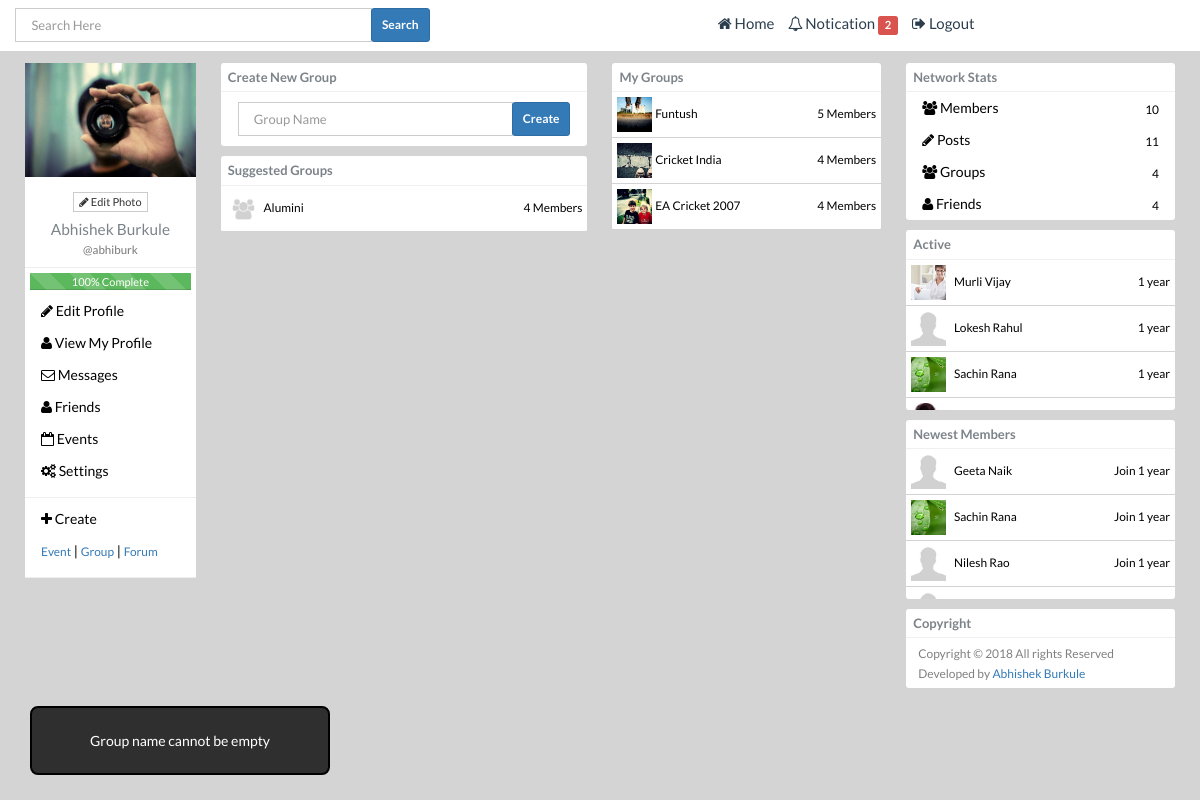
Screenshot of /creategroup.php?empty=groupname (signed in) with the database file from the repository.
### tables this page shows
CREATE TABLE `users` (
  `userID` int(12) NOT NULL,
  `firstName` varchar(256) NOT NULL,
  `lastName` varchar(256) NOT NULL,
  `webName` varchar(256) DEFAULT NULL,
  `userImg` varchar(256) DEFAULT NULL,
  `userEmail` varchar(256) NOT NULL,
  `emailPrivacy` varchar(12) NOT NULL DEFAULT 'Only Me',
  `birthday` date NOT NULL,
  `gender` varchar(256) NOT NULL,
  `userPhone` varchar(12) DEFAULT NULL,
  `phonePrivacy` varchar(12) NOT NULL DEFAULT 'Only Me',
  `userPass` varchar(256) NOT NULL,
  `tempPassword` int(12) NOT NULL DEFAULT '1',
  `verificationCode` varchar(256) DEFAULT NULL,
  `createTime` varchar(256) NOT NULL,
  `updateTime` varchar(256) DEFAULT NULL
);

CREATE TABLE `user_groups` (
  `groupID` int(12) NOT NULL,
  `groupName` varchar(256) NOT NULL,
  `userID` varchar(12) NOT NULL,
  `groupImg` varchar(256) DEFAULT NULL,
  `privacy` varchar(256) NOT NULL DEFAULT 'Private',
  `approval` varchar(256) NOT NULL DEFAULT 'admin',
  `updateTime` int(12) DEFAULT NULL,
  `createTime` int(12) NOT NULL
);

CREATE TABLE `group_members` (
  `gmID` int(12) NOT NULL,
  `groupID` int(12) NOT NULL,
  `memberID` int(12) NOT NULL,
  `addedBy` int(12) NOT NULL,
  `addTime` int(12) NOT NULL
);

CREATE TABLE `user_active` (
  `u_activeID` int(12) NOT NULL,
  `userID` int(12) NOT NULL,
  `activeTime` varchar(256) NOT NULL
);

### config.php (called while the page is built, shortened)
<?php
$host = 'localhost';
$username = 'root';
$password = '';
$database = 'alumini';
$dbconfig = mysqli_connect($host,$username,$password,$database);
$name="CONCAT(firstName,' ',lastName) AS name";
$userid = isset($_SESSION['userid']) ? $_SESSION['userid'] : '';
$sql_user=mysqli_query($dbconfig,"SELECT *,$name
FROM users AS u LEFT JOIN users_edu USING (userID) LEFT JOIN user_workplace USING (userID) LEFT JOIN user_social_con USING (userID)
WHERE u.userID='".$userid."'") or die(mysqli_error());
$user=mysqli_fetch_assoc($sql_user);
?>

### creategroup.php (the view, shortened to what this page needs)
<?php include 'config.php'; ?>
<!DOCTYPE html>
<html>
<head>
<link href="assets/css/bootstrap.css" rel='stylesheet' type='text/css' />
<link href="assets/css/style.css" rel="stylesheet" type="text/css" media="all" />
<?php include 'includes/stylesheets.php'; ?>
</head>
<body>
<?php include 'includes/header.php'; ?>
<div class="container">
	<div class="total-info">
	<?php include 'includes/left_panel.php'; ?>
    <div class="col-md-4 grid_2">
        <div class="white-area"><h5>Create New Group</h5></div>
        <div class="hire-me">
            <ul class="cute">
              <li>
                <form action="addmembers.php" method="get">
                    <span class="inline-display">
                    <input type="text" name="gname" class="form-control-search" placeholder="Group Name" />
                    <input type="submit" class="btn btn-primary btn-sm search_btn" value="Create" />
                    </span>
                </form>
        	  </li>
            </ul>
        </div><div class="div-title"></div>
        <div class="white-area"><h5>Suggested Groups </h5></div>
        <div class="profile_container">
            <ul class="listing">
            <?php
			$sql=mysqli_query($dbconfig,"SELECT * FROM  user_groups WHERE NOT EXISTS (SELECT * FROM group_members
			WHERE group_members.groupID=user_groups.groupID AND memberID='".$userid."')  ");
			$count=mysqli_num_rows($sql);
			$count = isset($count) ? htmlentities($count) : '';
			if($count==''){echo '<h5 class="invite1 grey1">No Groups Available</h5>';}else{
			while($row=mysqli_fetch_assoc($sql)){
					$sql_count=mysqli_query($dbconfig,"SELECT memberID FROM group_members WHERE groupID='".$row['groupID']."'");
					$count_members=mysqli_num_rows($sql_count);
					$count_members = isset($count_members) ? htmlentities($count_members) : '';
			?>
              <a href="group/<?php echo $row['groupID']; ?>">
                  <li class="subitem_grey" style="padding:5px; ">
                        <img src="<?php if($row['groupImg']==''){echo 'images/group.jpg';}else {
                        echo 'uploads/'.$row['groupImg']; } ?>" alt="User Avatar" class="recent_chat">
                      <small class="">
                        <?php echo $row['groupName']; ?>
                      </small>
                      <small id="right_btn">
                        <?php echo $count_members; ?> Members
                      </small>
                  </li>
              </a>
             <?php } }?>
             </ul>
        </div>
    </div>
    <div class="col-md-3 grid_2">
        <div class="white-area"><h5>My Groups</h5></div>
        <div class="profile_container">
            <ul class="listing">
            <?php
			$sql_group=mysqli_query($dbconfig,"SELECT * FROM user_groups LEFT JOIN group_members USING (groupID)
			WHERE memberID='".$userid."' ");
			$check_groups=mysqli_num_rows($sql_group);
			$check_groups = isset($check_groups) ? $check_groups : '';
			if($check_groups==0){echo '<h5 class="invite1 grey1">Not a member in any group</h5>';}else{
			while($row_group=mysqli_fetch_assoc($sql_group)){
				$sql_count=mysqli_query($dbconfig,"SELECT memberID FROM group_members WHERE groupID='".$row_group['groupID']."'");
				$count_members=mysqli_num_rows($sql_count);
				$count_members = isset($count_members) ? $count_members : '';
			?>
              <a href="group/<?php echo $row_group['groupID']; ?>">
                  <li class="subitem_grey" style="padding:5px; ">
                        <img src="<?php if($row_group['groupImg']==''){echo 'images/group.jpg';}else {
                        echo 'uploads/	'.$row_group['groupImg']; } ?>" alt="User Avatar" class="recent_chat">
                      <small id="break_inline">
                        <?php echo $row_group['groupName']; ?>
                      </small>
                      <small id="right_btn">
                        <?php echo $count_members; ?> Members
                      </small>
                  </li>
              </a>
             <?php }} ?>
             </ul>
        </div>
    </div>
    <?php include 'includes/right_panel.php'; ?>
<div class="clearfix"></div>
</div>
</body>
</html>

### includes/left_panel.php (shortened to what this page needs)
<div class="col-md-2 grid_1" >
   <div class="about text-center hide_profile_menu">
        <form action="manipulates/update_profile_photo.php" method="post" enctype="multipart/form-data">
            <div class="fileupload fileupload-new" data-provides="fileupload">
            	<img class="profile-img fileupload-new" src="<?php if($user['userImg']==''){echo 'images/default.jpg';}else {
            	echo 'uploads/'.$user['userImg']; } ?>" alt="" />
                <span class="btn btn-file btn btn-default btn-xs ">
                    <span class="fileupload-new "><i class="icon-pencil"></i> Edit Photo</span>
                </span>
            </div>
        </form>
        <h4><?php echo $user['name']; ?></h4>
        <h4><small><?php if($user['webName']!=''){echo '@'; echo $user['webName'];} ?></small></h4><hr>
        <ul class="listing">
          <?php
		  	$sql_total=mysqli_query($dbconfig,"SELECT firstName,lastName,webName,userImg,birthday,gender,userPhone,
			instituteName,courseName,branchName,joinDate,(passoutDate or currentlystudying)
			,companyName,position,startDate,(endDate or currentlyworking)
			FROM users LEFT JOIN users_edu USING (userID) LEFT JOIN user_workplace USING (userID) ");
			$row_total=mysqli_num_fields($sql_total);
			$sql_fill=mysqli_query($dbconfig,"SELECT count(firstName)+count(lastName)+ count(webName)+count(userImg)+
			count(birthday)+count(gender)+count(userPhone)
			+count(instituteName)+count(courseName)+count(branchName)+count(joinDate)+(count(passoutDate) OR count(currentlystudying))
			+count(companyName)+count(position)+count(startDate)+(count(endDate) OR count(currentlyworking))
			FROM users AS u LEFT JOIN users_edu USING (userID) LEFT JOIN user_workplace AS wp USING (userID)
			WHERE u.userID='".$userid."' GROUP BY wp.workID");
			$row_fill=mysqli_fetch_assoc($sql_fill);
			$fill= implode($row_fill);
			$percentage=($fill*100)/$row_total;
			$percentage= round($percentage);
		  ?>
          <li>
          	<div class="progress progress-striped active">
				<div class="<?php if($percentage<'50'){ echo 'progress-bar progress-bar-danger';}
				if($percentage>='50' & $percentage<='75') {echo 'progress-bar';}if($percentage>'75'){ echo 'progress-bar progress-bar-success';} ?>"
                role="progressbar" aria-valuenow="60" aria-valuemin="0" aria-valuemax="100" style="width: <?php echo $percentage; ?>%;">
                <span class="sr-only"> <?php echo $percentage; ?>% Complete</span>
				</div>
	        </div>
          </li>
          <a class="profile-list" href="editprofile.php">
              <li class="subitem <?php if(basename($_SERVER['SCRIPT_NAME'])=='editprofile.php'){ ?>profile_active <?php } ?>">
              <i class="icon-pencil"></i></i> Edit Profile
              </li>
          </a>
          <a class="profile-list" href="<?php echo "user/".$user['userID']."";?>">
              <li class="subitem <?php if(basename($_SERVER['SCRIPT_NAME'])=='user.php'){ ?>profile_active <?php } ?>">
              <i class="icon-user"></i></i> View My Profile
              </li>
          </a>
          <a class="profile-list" href="chats.php">
              <li class="subitem <?php if(basename($_SERVER['SCRIPT_NAME'])=='chats.php'){ ?>profile_active <?php } ?>">
              <i class="icon-envelope-alt "></i> Messages <span id="msg_count"></span>
              </li>
          </a>
          <a class="profile-list" href="friends.php">
              <li class="subitem <?php if(basename($_SERVER['SCRIPT_NAME'])=='friends.php'){ ?>profile_active <?php } ?>">
              <i class="icon-user"></i> Friends
              </li>
          </a>
          <a class="profile-list" href="event/myevents">
              <li class="subitem <?php if(basename($_SERVER['SCRIPT_NAME'])=='createevent.php'){ ?>profile_active <?php } ?>">
              <i class="icon-calendar-empty "></i> Events </li>
          </a>
          <a class="profile-list" href="setting.php">
              <li class="subitem <?php if(basename($_SERVER['SCRIPT_NAME'])=='setting.php'){ ?>profile_active <?php } ?>">
              <i class="icon-cogs"></i> Settings </li>
          </a>
          <hr />
          <li class="subitem_no_deco"><i class="icon-plus"></i> Create</li>
             <li class="subitem_no_deco" > <a class="profile-list" href="create/event/form"><small>Event</small> </a> |
             <a class="profile-list" href="create/group"><small>Group</small></a> |
             <a class="profile-list" href="forum.php"><small>Forum</small></a>
          </li><hr />
        </ul>
   </div><div class="div-title"></div>
   </div>
</div>
<div class="center-div">

### includes/right_panel.php (shortened to what this page needs)
</div>
<div class="col-md-3 grid_3 mydiv">
    	<div class="white-area"><h5>Network Stats</h5></div>
    <div class="profile_container">
    	<?php
		$count_groups=mysqli_num_rows(mysqli_query($dbconfig,"SELECT * FROM user_groups"));
		$count_posts=mysqli_num_rows(mysqli_query($dbconfig,"SELECT * FROM posts"));
		$count_friends=mysqli_num_rows(mysqli_query($dbconfig,"SELECT * FROM my_friends WHERE userID=".$userid." or friendWith=".$userid." "));
		$count_mem=mysqli_num_rows(mysqli_query($dbconfig,"SELECT * FROM users"));
		?>
        <ul class="listing">
          <li class="subitem">
          <span class="full">
          <i class="icon-group"></i> Members <small class="floatright"><?php echo $count_mem; ?></small></li>
          <li class="subitem"><i class="icon-pencil"></i> Posts <small class="floatright"><?php echo $count_posts; ?></small></li>
          <li class="subitem"><i class="icon-group"></i> Groups <small class="floatright"><?php echo $count_groups; ?></small></li>
          <li class="subitem"><i class="icon-user"></i> Friends <small class="floatright"><?php echo $count_friends; ?></small></li>
        </ul>
          <link rel="stylesheet" type="text/css" href="css/jquery-ui.css">
       </div><div class="div-title"></div>
        <div class="white-area"><h5>Active</h5></div>
        <div class="profile_container scroll1">
            <ul class="listing">
            <?php
			$sql_online=mysqli_query($dbconfig,"SELECT (time),t.* FROM ( (SELECT $name,userImg,u.userID,session_time AS time FROM user_session AS s
				LEFT JOIN users AS u ON s.userID=u.userID
                WHERE s.userID!='".$userid."' ORDER BY session_time DESC)
				UNION
				(SELECT $name,userImg,u.userID,activeTime as time FROM user_active AS a LEFT JOIN users AS u ON a.userID=u.userID
                WHERE a.userID!='".$userid."' ORDER BY activeTime DESC LIMIT 7)) AS t ORDER BY time DESC ") or die(mysqli_error($dbconfig));
                $count_online=mysqli_num_rows($sql_online);
                if($count_online==0){echo '<small class="grey" style="padding:5px;">0 user online</small>';}else {
                while($online_user=mysqli_fetch_assoc($sql_online)){
			?>
            <a href="message/<?php echo $online_user['userID']; ?>" class="grey">
              <li class="subitem_grey" style="padding:5px; ">
                    <img src="<?php if($online_user['userImg']==''){echo 'images/default.jpg';}else {
                    echo 'uploads/'.$online_user['userImg']; } ?>" alt="User Avatar" class="recent_chat">
                  <small class="" style="margin-left: 5px;">
				    <?php echo $online_user['name']; ?>
                  </small>
                  <small class="" style="float:right; margin-top:8px;">
                   <?php
					$sql_session=mysqli_query($dbconfig,"SELECT * FROM user_session WHERE userID='".$online_user['userID']."'");
					$check_active=mysqli_num_rows($sql_session);
					$sql_active=mysqli_query($dbconfig,"SELECT * FROM user_active WHERE userID='".$online_user['userID']."' ");
					$row_active=mysqli_fetch_assoc($sql_active);
				   if($check_active==true){echo '<small class="btn btn-success btn-xs btn-circle"></small>';}
			  else {
		 	  echo "" . humanTiming( $row_active['activeTime'] ). ""; }?>
                  </small>
              </li>
              </a>
              <?php }} ?>
             </ul>
        </div><div class="div-title">
 		<small class="floatright" style="margin-top:-5px;"> </small></div>
        <div class="white-area"><h5>Newest Members</h5></div>
        <div class="profile_container scroll1">
            <ul class="listing">
            <?php
            $sql_newest_mem=mysqli_query($dbconfig,"SELECT *,$name FROM users WHERE users.userID!='".$userid."'
            ORDER BY userID DESC LIMIT 10");
            while($row_newest_mem=mysqli_fetch_assoc($sql_newest_mem)){
            ?>
            <a href="<?php if($row_newest_mem['webName']==''){echo 'user/'.$row_newest_mem["userID"].'';}else{ echo 'user/'.$row_newest_mem["webName"].'';}  ?>" class="grey">
              <li class="subitem_grey" style="padding:5px; ">
                    <img src="<?php if($row_newest_mem['userImg']==''){echo 'images/default.jpg';}else {
                    echo 'uploads/'.$row_newest_mem['userImg']; } ?>" alt="User Avatar" class="recent_chat">
                  <small class="" style="margin-left: 5px;">
				    <?php echo $row_newest_mem['name']; ?>
                  </small>
                  <small class="" style="float:right; margin-top:8px;">
                   <?php
			 	  echo "Join " . humanTiming( $row_newest_mem['createTime'] ). ""; ?>
                  </small>
              </li>
              </a>
              <?php }?>
             </ul>
        </div> <div class="div-title"></div>
        <div class="white-area"><h5>Copyright</h5></div>
        <div class="profile_container">
            <ul class="cute">
            	<p><li> <small class="grey1"> Copyright &copy; <?php echo date("Y"); ?>  All rights  Reserved <br />
                Developed by <a href="http://facebook.com/abhishburk" target="target_blank">Abhishek Burkule</a></small></li></p>
            </ul>
        </div><div class="div-title"></div>
</div>

### rows the page displays
users: userImg (picture), webName "abhiburk"
user_groups: groupName "Alumini", count_members "4"
group_members: groupID.groupImg (picture), groupID.groupName "Funtush", count_members "5"
group_members: groupID.groupImg (picture), groupID.groupName "Cricket India", count_members "4"
group_members: groupID.groupImg (picture), groupID.groupName "EA Cricket 2007", count_members "4"
user_active: activeTime "1 year"
user_active: activeTime "1 year"
user_active: activeTime "1 year"
users: name "Geeta Naik", createTime "1 year"
users: userImg (picture), name "Sachin Rana", createTime "1 year"
users: name "Nilesh Rao", createTime "1 year"

### other values shown
$count_noti "2"
$user['name'] "Abhishek Burkule"
$percentage "100"
$count_mem "10"
$count_posts "11"
$count_groups "4"
$count_friends "4"
$online_user['name'] "Murli Vijay"
$online_user['name'] "Lokesh Rahul"
$online_user['name'] "Sachin Rana"
